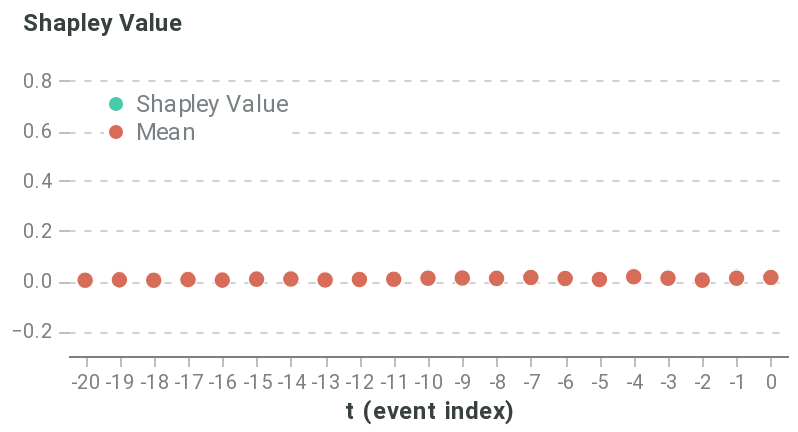

Notebook code for this chart:
### Code cell
event_dict = {'path': 'event_all_tf.csv', 'rs': 42, 'nsamples': 32000}
event_data = event_explain_all(f, pos_dataset, sequence_id_feat, average_event, event_dict, prun_indexes, model_features, time_feat)
event_global_plot = plot_global_event(event_data)
event_global_plot

### Figure 1 — Vega-Lite specification as saved in the notebook (floating-point values rounded to 4 significant figures; data arrays with more than 128 entries replaced by an {"elided": "..."} marker saying what was removed)
{"config": {"axis": {"domain": true, "domainColor": "#798184", "grid": false, "gridColor": "#798184", "gridOpacity": 0.5, "gridDash": [3, 5], "gridWidth": 0.8, "gridCap": "round", "labelPadding": 3, "labelFont": "Roboto", "labelColor": "#798184", "tickSize": 5, "tickColor": "#798184", "tickOpacity": 0.5, "titleColor": "#384140", "titleFont": "Roboto", "titleFontSize": 12}, "axisBand": {"domain": true, "ticks": false, "labelPadding": 7}, "axisY": {"domain": false, "titleAlign": "left", "titleAngle": 0, "titleX": -20, "titleY": -10}, "legend": {"labelColor": "#798184", "labelFontSize": 12, "symbolSize": 40, "titleColor": "#384140", "titleFontSize": 12, "titlePadding": 10, "titleFont": "Roboto", "labelFont": "Roboto"}, "line": {"stroke": "#618FE0", "strokeWidth": 2}, "rule": {"stroke": "#798184"}, "path": {"stroke": "#618FE0", "strokeWidth": 0.5}, "rect": {"fill": "#618FE0"}, "point": {"filled": true, "shape": "circle"}, "shape": {"stroke": "#618FE0"}, "bar": {"fill": "#618FE0", "stroke": null}, "text": {"font": "Roboto", "color": "#384140", "fontSize": 12}, "arc": {"stroke": "#fff", "strokeWidth": 1}, "range": {"category": ["#618FE0", "#50D0B0", "#E17560", "#E8B474", "#D889C4", "#34A3BC", "#A583A4"], "ramp": ["#001854", "#002f72", "#04478e", "#1e5fab", "#4477c5", "#6290e1", "#7ea9fd", "#9ec7ff", "#bde4ff"], "heatmap": ["#001854", "#002f72", "#04478e", "#1e5fab", "#4477c5", "#6290e1", "#7ea9fd", "#9ec7ff", "#bde4ff"], "diverging": ["#003b26", "#006b52", "#1aa082", "#55d5b5", "#f5f5f5", "#ffaa92", "#d16f5b", "#9e392c", "#650200"]}, "title": {"anchor": "start", "fontSize": 20, "color": "#384140", "fontWeight": "bold", "offset": 20, "font": "Roboto", "subtitleColor": "#384140", "subtitleFontSize": 16}, "header": {"labelFontSize": 12, "titleFontSize": 16, "labelColor": "#384140", "titleColor": "#384140", "titleFont": "Roboto", "labelFont": "Roboto"}, "group": {"fill": "white"}, "background": "white", "view": {"stroke": "transparent", "continuousHeight": 300, "continuousWidth": 400}}, "data": {"name": "data-65d2ebceb2ea42bd54e98d6f2e4bd856"}, "mark": {"type": "point", "stroke": "white", "strokeWidth": 0.6}, "encoding": {"color": {"type": "nominal", "field": "type", "legend": {"fillColor": "white", "orient": "top-left", "symbolSize": 50, "symbolStrokeWidth": 0, "title": null}, "scale": {"domain": ["Shapley Value", "Mean"], "range": ["#48caaa", "#d76d58"]}}, "opacity": {"condition": {"value": 1.0, "test": "(datum.type === 'Mean')"}, "value": 0.2}, "size": {"condition": {"value": 70, "test": "(datum.type === 'Mean')"}, "value": 30}, "x": {"type": "ordinal", "axis": {"labelAngle": 0}, "field": "t (event index)"}, "y": {"type": "quantitative", "axis": {"grid": true, "titleX": -23}, "field": "Shapley Value", "scale": {"domain": [-0.3, 0.9]}, "title": "Shapley Value"}}, "height": 150, "width": 360, "$schema": "https://vega.github.io/schema/vega-lite/v4.8.1.json", "datasets": {"data-65d2ebceb2ea42bd54e98d6f2e4bd856": {"elided": "210 records"}}}
